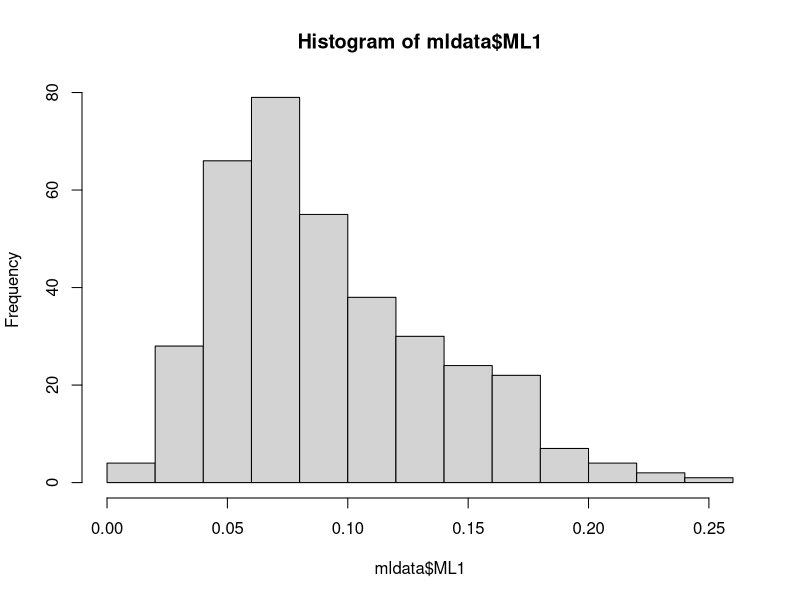

Reproduce this figure in R.
mldata = read.csv('ml_data.csv')

summary(lm(choice2 ~ choice1 + happen1, data=mldata))

summary(lm(choice2 ~ ML0 + ML1:happen1, data=mldata))

hist(mldata$ML1) # the predicted treatment effect

